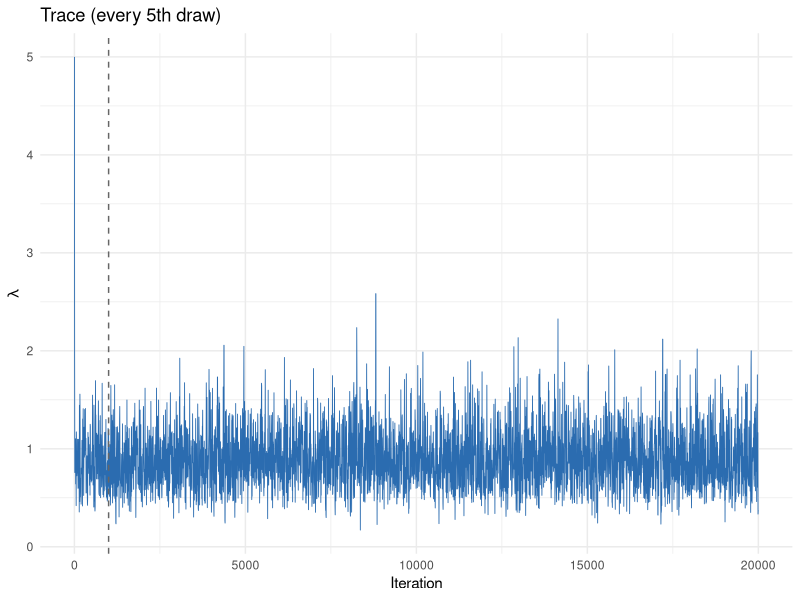
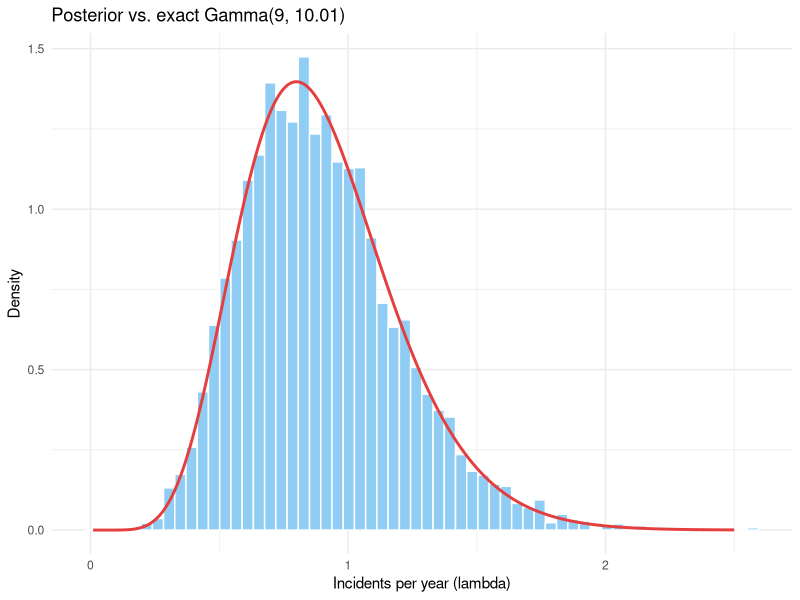

The R script that drew these images, in order: (Note: this script raises an error after producing the figures.)
# Bayesian update of an incident rate with Metropolis-Hastings.
# Story: 8 account-takeover incidents were found in 10 years of logs. With a
# near-flat Gamma(1, 0.01) prior on the yearly rate lambda, the posterior is
#   p(lambda | data) ∝ lambda^8 * exp(-10.01 * lambda)  =  Gamma(shape 9, rate 10.01)
# That closed form lets us check the sampler against the exact answer.
#
# Two bugs from the original coursework version are fixed here:
#   1. Only accepted proposals were stored. MH must record the current state on
#      EVERY iteration (a rejection repeats the old value), or the chain is biased.
#   2. Proposals came from a normal truncated at 0, which is not symmetric, so the
#      plain ratio g(cand)/g(now) was wrong. We now random-walk on log(lambda),
#      where the proposal is symmetric, and include the Jacobian.

library(ggplot2)

set.seed(321)
SHAPE <- 9
RATE  <- 10.01
log_target <- function(lambda) (SHAPE - 1) * log(lambda) - RATE * lambda

mh_log_walk <- function(n_iter, init, step) {
  theta <- log(init)
  # log density of theta = log(lambda) includes the Jacobian d lambda / d theta = lambda
  log_p <- function(t) log_target(exp(t)) + t
  lp_now <- log_p(theta)
  draws <- numeric(n_iter)
  accepted <- 0
  for (i in seq_len(n_iter)) {
    cand <- theta + rnorm(1, 0, step)
    lp_cand <- log_p(cand)
    if (log(runif(1)) < lp_cand - lp_now) {
      theta <- cand
      lp_now <- lp_cand
      accepted <- accepted + 1
    }
    draws[i] <- exp(theta)  # recorded every iteration
  }
  list(draws = draws, acceptance = accepted / n_iter)
}

# The coursework version, kept to show the effect of the bugs.
mh_original <- function(n_iter, init, cand_sd) {
  rtrunc0 <- function(mean, sd) {  # normal truncated below at 0 (inverse CDF)
    lo <- pnorm(0, mean, sd)
    qnorm(runif(1, lo, 1), mean, sd)
  }
  g <- function(x) x^8 * exp(-RATE * x)
  x_now <- init
  out <- c()
  for (i in seq_len(n_iter)) {
    x_cand <- rtrunc0(x_now, cand_sd)
    if (runif(1) < g(x_cand) / g(x_now)) {
      x_now <- x_cand
      out <- c(out, x_now)  # only accepted values stored
    }
  }
  out
}

effective_sample_size <- function(x, max_lag = 200) {
  rho <- acf(x, lag.max = max_lag, plot = FALSE)$acf[-1]
  cut <- which(rho < 0.05)[1]
  if (is.na(cut)) cut <- length(rho)
  length(x) / (1 + 2 * sum(rho[seq_len(cut - 1)]))
}

N_ITER <- 20000
BURN   <- 1000
fixed <- mh_log_walk(N_ITER, init = 5, step = 0.6)
post  <- fixed$draws[-seq_len(BURN)]
orig  <- mh_original(N_ITER, init = 5, cand_sd = 1.4)

exact_q <- qgamma(c(0.025, 0.5, 0.975), SHAPE, RATE)
compare <- data.frame(
  method = c("Exact Gamma(9, 10.01)", "Corrected MH (log random walk)", "Original coursework MH"),
  mean = round(c(SHAPE / RATE, mean(post), mean(orig)), 3),
  q025 = round(c(exact_q[1], quantile(post, 0.025), quantile(orig, 0.025)), 3),
  median = round(c(exact_q[2], median(post), median(orig)), 3),
  q975 = round(c(exact_q[3], quantile(post, 0.975), quantile(orig, 0.975)), 3),
  draws_kept = c(NA, length(post), length(orig))
)
print(compare)
cat(sprintf("acceptance rate %.2f, effective sample size %.0f\n",
            fixed$acceptance, effective_sample_size(post)))

trace <- data.frame(iter = seq_along(fixed$draws), lambda = fixed$draws)
p1 <- ggplot(trace[seq(1, nrow(trace), 5), ], aes(iter, lambda)) +
  geom_line(colour = "#2b6cb0", linewidth = 0.3) +
  geom_vline(xintercept = BURN, linetype = 2, colour = "grey40") +
  labs(title = "Trace (every 5th draw)", x = "Iteration", y = expression(lambda)) +
  theme_minimal(base_size = 11)
dens <- data.frame(lambda = seq(0.01, 2.5, length.out = 300))
dens$exact <- dgamma(dens$lambda, SHAPE, RATE)
p2 <- ggplot(data.frame(lambda = post), aes(lambda)) +
  geom_histogram(aes(y = after_stat(density)), bins = 60, fill = "#90cdf4", colour = "white") +
  geom_line(data = dens, aes(lambda, exact), colour = "#e53e3e", linewidth = 1) +
  labs(title = "Posterior vs. exact Gamma(9, 10.01)", x = "Incidents per year (lambda)",
       y = "Density") +
  theme_minimal(base_size = 11)
save_plot(patchwork::wrap_plots(p1, p2, ncol = 2), "mcmc_posterior.png", 10, 4)

report_add("## 4. Bayesian incident rate (Metropolis-Hastings)\n\n",
           "8 incidents in 10 years with a near-flat prior gives an exact Gamma(9, 10.01) ",
           "posterior, which makes a good test for the sampler.\n\n",
           paste(md_table(compare), collapse = "\n"), "\n\n",
           sprintf("Corrected sampler: acceptance rate %.0f%%, effective sample size ≈ %s of %s ",
                   100 * fixed$acceptance,
                   format(round(effective_sample_size(post)), big.mark = ","),
                   format(length(post), big.mark = ",")),
           "post-burn-in draws. The original version keeps only accepted proposals and uses an ",
           "uncorrected asymmetric proposal; compare its row with the exact answer.\n\n",
           "![MCMC](figures/mcmc_posterior.png)\n")
